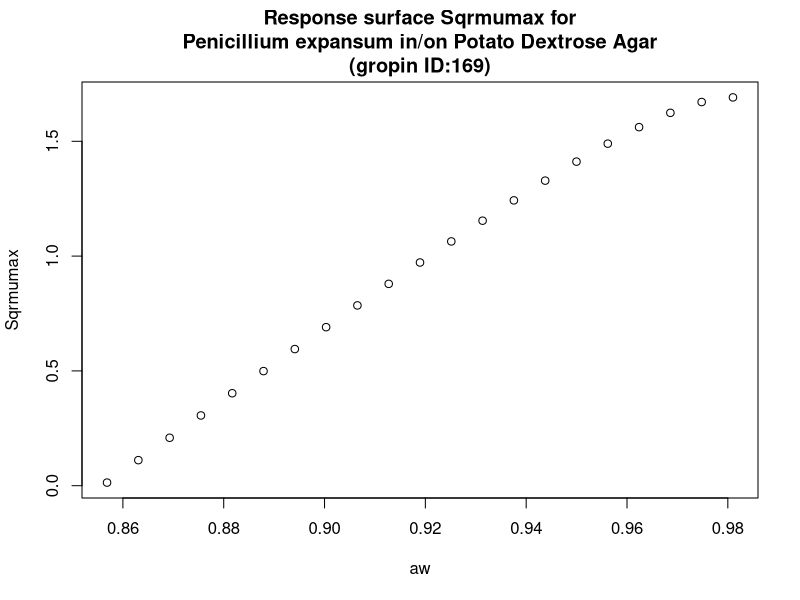

This figure's R source:
#############################
# start of Parameter script
#############################
aw <- seq(0.856856,0.981018981018981,length.out=21)
#############################
# end of Parameter script
#############################
############################# 
# start of Model script Gropin ID 169 
#############################
 
# constant coefficients for this model
awmin <- 0.856
awopt <- 0.981
 
variables <- data.frame(aw)
argumentsPar <- expand.grid(variables)
 
# heart of the model
response_surface <- function(aw) {
   mumax <-(2.86^0.5)*(((aw-1)*(aw-awmin)^2)/((awopt-awmin)*(((awopt-awmin)*(aw-awopt))-((awopt-1)*(awopt+awmin-2*aw)))))^0.5

return(mumax=mumax)
} 

# output parameters
responseSurface <- cbind(argumentsPar,response_surface(argumentsPar['aw']))
colnames(responseSurface) <- c(colnames(argumentsPar),'Sqrmumax')
#############################
# End of Model script
#############################
############################# 
# start of Visualisation script Gropin ID 169 
#############################
plot(aw,responseSurface$'Sqrmumax',xlab='aw',
                          ylab='Sqrmumax',main='Response surface Sqrmumax for
Penicillium expansum in/on Potato Dextrose Agar
(gropin ID:169)')
#############################
# End of Visualisation script
#############################
